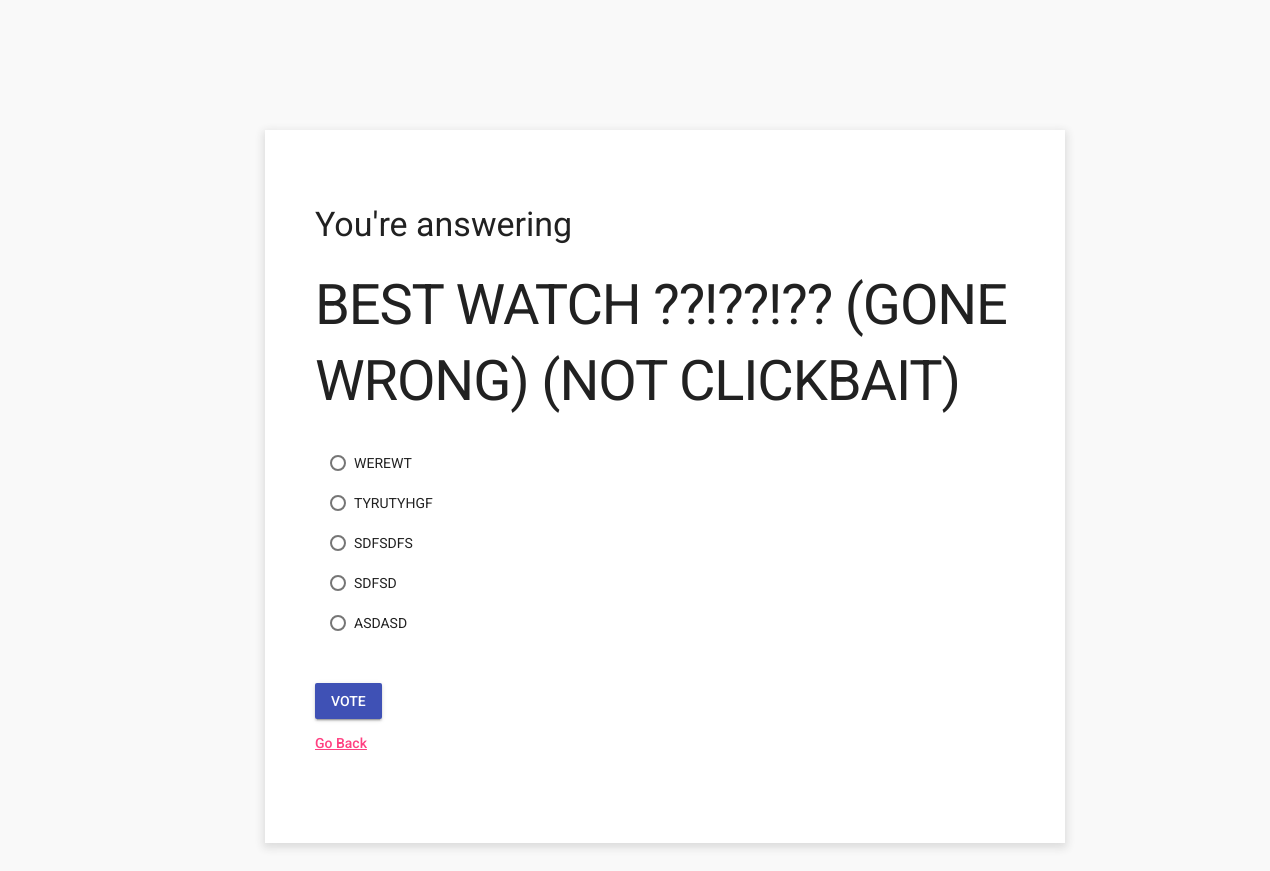
The app's page /polls/10/ (signed in) with its own data.
### polls/models.py (models this page shows, shortened)
class Question(models.Model):
    question_text = models.CharField(max_length=200)
    pub_date = models.DateTimeField('date published')

class Choice(models.Model):
    question = models.ForeignKey(Question, on_delete=models.CASCADE)
    choice_text = models.CharField(max_length=200)
    votes = models.IntegerField(default=0)

### polls/views.py (the view)
# urls.py: path('<int:pk>/', views.DetailView.as_view(), name='detail'),
class DetailView(LoginRequiredMixin, generic.DetailView):
    login_url = "../../accounts/login"
    model = Question
    template_name = 'polls/detail.html'

### polls/templates/polls/detail.html (shortened to what this page needs)
<head>
  {% load static %}
  <link rel="stylesheet" type="text/css" href="{% static 'polls/mdl1.3.0/material.min.css' %}" />
  <link rel="stylesheet" type="text/css" href="{% static 'polls/style.css' %}"/>
  <link rel="stylesheet" type="text/css" href="{% static 'sesshandlr/styles.css' %}"/>
</head>
<body class="sess-body">
  <div class="site-container">
    <h3>You're answering</h3>
    <h1>{{ question.question_text }}</h1>
    <form action="{% url 'polls:vote' question.id %}" method="post">
    {% for choice in question.choice_set.all %}
      <label class="mdl-radio mdl-js-radio mdl-js-ripple-effect" for='choice{{ forloop.counter }}' style="margin: 8px 15px">
        <span class="mdl-radio__label"><p>{{ choice.choice_text }}</p></span>
      </label>
      <br/>
    {% endfor %}
    <br/>
    <input style="margin-top: 20px;" class="mdl-button mdj-js-button mdl-button--raised mdl-button--primary" type='submit' value='Vote' />
    <br/>
    </form>
    <a href="{% url 'polls:index' %}"  style="text-align: center">Go Back
    </a>
  </div>
</body>

### polls/static/polls/style.css (style rules this page uses)
h1, h2, h3 { color: navyblue; font-family: 'Roboto', 'Helvetica', 'Arial', sans-serif; }
p, a, h4, h5, h6 { font-family: 'Roboto', 'Helvetica', 'Arial', sans-serif; }

### sesshandl/static/sesshandlr/styles.css (style rules this page uses)
.sess-body { background-color: #f9f9f9; }
.site-container { margin: auto; margin-top: 100px; max-width: 700px; padding: 50px; padding-bottom: 90px; box-shadow: 0px 3px 8px 2px #dddddd; background-color: #ffffff; }

### records on screen
Question: question_text "BEST WATCH ??!??!?? (GONE WRONG) (NOT CLICKBAIT)"
Choice: choice_text "WEREWT"
Choice: choice_text "TYRUTYHGF"
Choice: choice_text "SDFSDFS"
Choice: choice_text "SDFSD"
Choice: choice_text "ASDASD"
